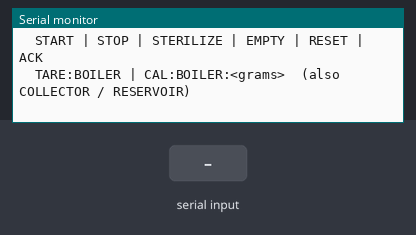
Recording of a sketch running on a simulated ESP32. Parts: the last lines printed to the serial monitor. Inputs (shaded band) come from the test bench.

Above: at 1.2 s.
1.3 s: "1\n" received over Serial
At 1.7 s:
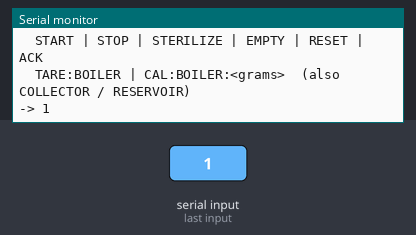
2.8 s: "1\n" received over the second serial link
At 4.0 s:
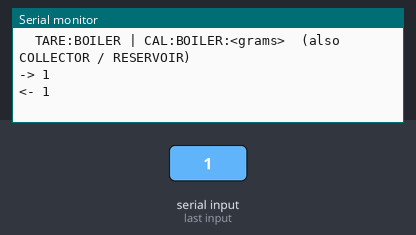
4.3 s: "0\n" received over Serial
At 5.2 s:
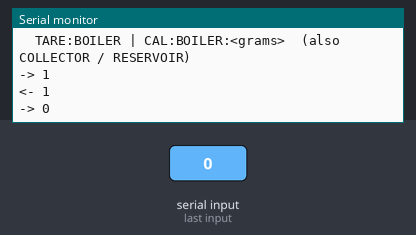
5.8 s: "0\n" received over the second serial link
At 6.3 s:
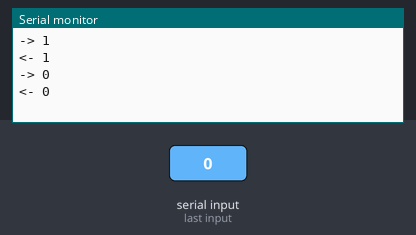

Measured:
- after the input at 1.3 s, the serial monitor: prints a new line at once (image 1)
- after the input at 2.8 s, the serial monitor: prints a new line at once (image 2)
- after the input at 4.3 s, the serial monitor: prints a new line at once (image 3)
- after the input at 5.8 s, the serial monitor: prints a new line at once (image 4)

The sketch:

bench_bridge.ino
```cpp
// WQCS bench-test UART bridge.
//
// Not the Phase 3 touchscreen HMI -- just enough to drive/observe the
// Phase 2 Pico bench test (see Phase2_BenchTest_Sequence.md). Forwards
// whatever you type into the Arduino Serial Monitor out over UART1 to the
// Pico, and prints back whatever the Pico sends. Board: DIYmalls/Sunton
// ESP32-2432S032C (plain ESP32-WROOM-32, select a generic "ESP32 Dev
// Module" board profile -- not an S3 target).

#include <HardwareSerial.h>

HardwareSerial PicoLink(1);  // UART1

const int PICO_TX_PIN = 22;  // ESP32 GPIO22 -> Pico GP1 (RX)
const int PICO_RX_PIN = 35;  // ESP32 GPIO35 <- Pico GP0 (TX); input-only, fine for RX
const long BAUD = 115200;

String inputLine;
String statusLine;

void setup() {
  Serial.begin(115200);
  PicoLink.begin(BAUD, SERIAL_8N1, PICO_RX_PIN, PICO_TX_PIN);
  Serial.println("WQCS bench bridge ready. Type a command and press Enter:");
  Serial.println("  START | STOP | STERILIZE | EMPTY | RESET | ACK");
  Serial.println("  TARE:BOILER | CAL:BOILER:<grams>  (also COLLECTOR / RESERVOIR)");
}

void loop() {
  // Typed command -> Pico
  while (Serial.available()) {
    char c = Serial.read();
    if (c == '\n' || c == '\r') {
      if (inputLine.length() > 0) {
        PicoLink.print(inputLine);
        PicoLink.print('\n');
        Serial.print("-> ");
        Serial.println(inputLine);
        inputLine = "";
      }
    } else {
      inputLine += c;
    }
  }

  // Status JSON <- Pico
  while (PicoLink.available()) {
    char c = PicoLink.read();
    if (c == '\n') {
      Serial.print("<- ");
      Serial.println(statusLine);
      statusLine = "";
    } else if (c != '\r') {
      statusLine += c;
    }
  }
}
```
